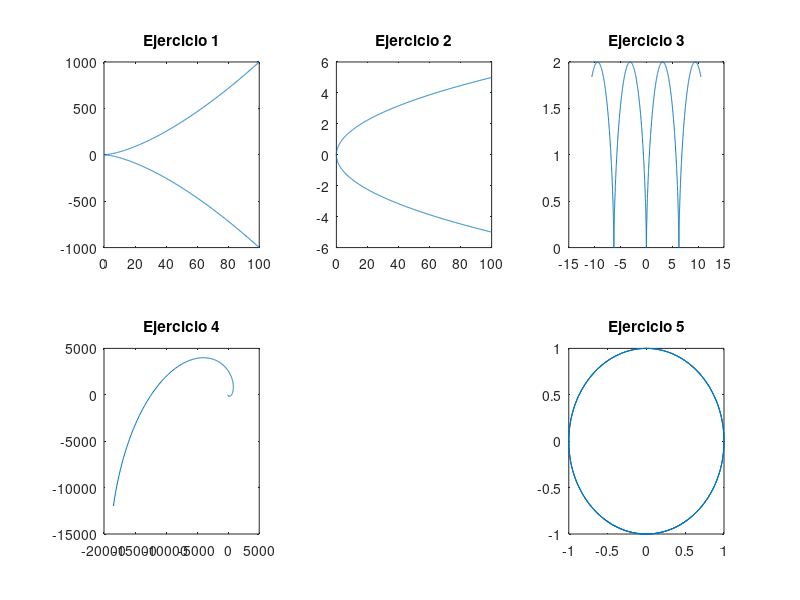
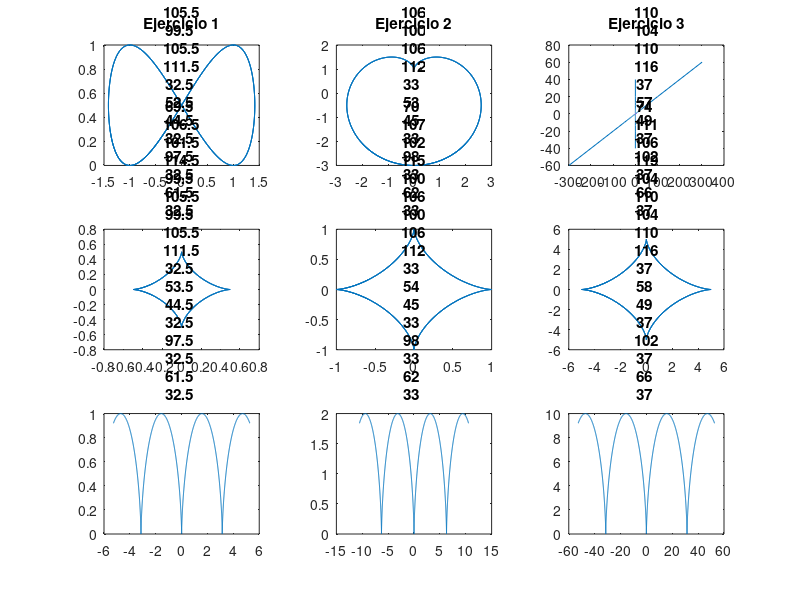

Write the MATLAB code that produced these figures, in order.
%% Datos
% Raúl Correa Ocañas
% 31 de marzo de 2023
% A01722401

%% Ejercicios: Sección 1
t = -10:0.01:10; % usado en todos los ejercios para tabular t

figure(1)
% E1
x = t.^2;
y = t.^3;
subplot(2,3,1)
plot(x,y)
title("Ejercicio 1")

% E2
x = t.^2;
y = t/2;
subplot(2,3,2)
plot(x,y)
title("Ejercicio 2")

% E3
x = t-sin(t);
y = 1-cos(t);
subplot(2,3,3)
plot(x,y)
title("Ejercicio 3")

% E4
x = exp(t).*cos(t);
y = exp(t).*sin(t);
subplot(2,3,4)
plot(x,y)
title("Ejercicio 4")

% E5
x = sin(t);
y = cos(t);
subplot(2,3,6)
plot(x,y)
title("Ejercicio 5")

%% Ejercicios: Sección 2 y Sección 3
figure(2)

% E1
x = cos(t) + sin(t);
y = sin(t).^2;
subplot(3,3,1)
plot(x,y)
title("Ejercicio 1")

% E2
x = 2*sin(t) - sin(2*t);
y = 2*cos(t) - cos(2*t);
subplot(3,3,2)
plot(x,y)
title("Ejercicio 2")

% E3
x = t./(t-3);
y = t./((t+2).*(t-3));
subplot(3,3,3)
plot(x,y)
title("Ejercicio 3")

% Variaciones en A mayor a 0
a = [0.5,1,5];

% E4

for i = 1:3
    x = a(i)*cos(t).^3;
    y = a(i)*sin(t).^3;
    subplot(3,3,3+i)
    plot(x,y)
    title("Ejercicio 4, a = " + a(i))

end

% E5

for i = 1:3
    x = a(i)*(t-sin(t));
    y = a(i)*(1-cos(t));
    subplot(3,3,6+i)
    plot(x,y)
    title("Ejercicio 5, a = " + a(i))
end